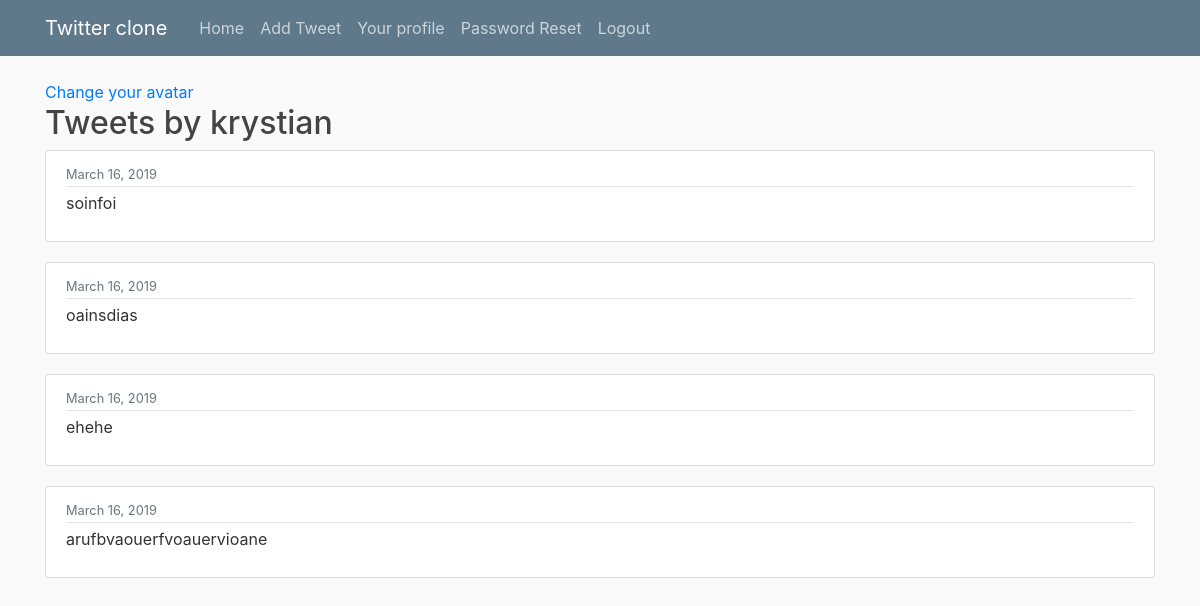
The app's page /profile/ (signed in) with its own data.
### twitter/models.py (models this page shows, shortened)
class Tweet(models.Model):
    content = models.CharField(max_length=TWITTER_MAXIMUM_TWEET_LENGTH)
    creation_date = models.DateTimeField(auto_now_add=True)
    author = models.ForeignKey(User, on_delete=models.CASCADE)

### twitter/views.py (the view)
# urls.py: path('profile/', ProfileView.as_view(), name='profile'),
class ProfileView(View, LoginRequiredMixin):
    template_name = 'twitter/user_profile.html'
    def get(self, request):
        user = request.user
        tweets = Tweet.objects.filter(author=user).order_by('-creation_date')
        return render(request, self.template_name, {'tweets': tweets})

### twitter/templates/twitter/user_profile.html (shortened to what this page needs)
{% extends 'twitter/base.html' %}
{% load avatar_tags %}
{% block content %}
<a href="{% url 'avatar_change' %}">Change your avatar</a>
<h2>Tweets by {{ user.get_username }}</h2>
   {% for tweet in tweets %}
       <article class="media content-section">
           <div class="media-body">
               <div class="article-metadata">
                   <small class="text-muted">{{ tweet.creation_date|date:"F d, Y" }}</small>
               </div>
               <p class="article-content">{{ tweet.content }}</p>
           </div>
       </article>
   {% endfor %}
{% endblock content %}

### twitter/static/twitter/main.css (style rules this page uses)
body { background: #fafafa; color: #333333; margin-top: 5rem; }
h1, h2, h3, h4, h5, h6 { color: #444444; }
.content-section { background: #ffffff; padding: 10px 20px; border: 1px solid #dddddd; border-radius: 3px; margin-bottom: 20px; }
.article-content { white-space: pre-line; }
.article-metadata { padding-bottom: 1px; margin-bottom: 4px; border-bottom: 1px solid #e3e3e3 }

### records on screen
Tweet: creation_date "March 16, 2019", content "soinfoi"
Tweet: creation_date "March 16, 2019", content "oainsdias"
Tweet: creation_date "March 16, 2019", content "ehehe"
Tweet: creation_date "March 16, 2019", content "arufbvaouerfvoauervioane"

### other values on screen
{{ user.get_username }} "krystian"
